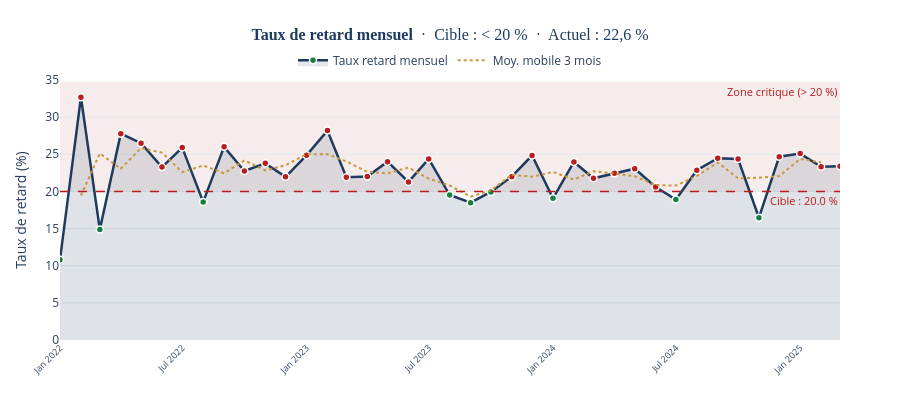

Notebook cell for this chart:
### Markdown cell above
---
## 3. Taux de Retard — Évolution & Zone Critique

Ligne du taux de retard mensuel avec bande de tolérance.
Zone rouge = dépassement du seuil cible de 20 %.

### Code cell
monthly_late = (
    ov.groupby("ym")["status_clean"]
    .apply(lambda x: (x == "late").mean() * 100)
    .reset_index()
    .rename(columns={"status_clean": "late_rate"})
)

TARGET = 20.0  # seuil cible

fig = go.Figure()

# Zone rouge au-dessus du seuil
fig.add_hrect(
    y0=TARGET, y1=monthly_late["late_rate"].max() + 2,
    fillcolor=DANGER, opacity=0.06,
    layer="below", line_width=0,
    annotation_text="Zone critique (> 20 %)",
    annotation_position="top right",
    annotation_font=dict(color=DANGER, size=11),
)

# Ligne cible
fig.add_hline(
    y=TARGET, line_dash="dash", line_color=DANGER,
    line_width=1.5,
    annotation_text=f"Cible : {TARGET} %",
    annotation_position="bottom right",
    annotation_font=dict(color=DANGER, size=11),
)

# Aire remplie
fig.add_trace(go.Scatter(
    x=monthly_late["ym"],
    y=monthly_late["late_rate"],
    fill="tozeroy",
    fillcolor="rgba(30, 58, 95, 0.12)",
    line=dict(color=NAVY, width=2.5),
    mode="lines+markers",
    marker=dict(
        size=7,
        color=[DANGER if v > TARGET else SUCCESS for v in monthly_late["late_rate"]],
        line=dict(width=1.5, color=WHITE),
    ),
    name="Taux retard mensuel",
    hovertemplate="<b>%{x}</b><br>Taux retard : %{y:.1f} %<extra></extra>",
))

# Moyenne mobile 3 mois
monthly_late["ma3"] = monthly_late["late_rate"].rolling(3, center=True).mean()
fig.add_trace(go.Scatter(
    x=monthly_late["ym"],
    y=monthly_late["ma3"],
    mode="lines",
    line=dict(color=GOLD, width=2, dash="dot"),
    name="Moy. mobile 3 mois",
    hovertemplate="<b>%{x}</b><br>Moy. mobile : %{y:.1f} %<extra></extra>",
))

fig.update_layout(
    title=dict(
        text="<b>Taux de retard mensuel</b>  ·  Cible : < 20 %  ·  Actuel : 22,6 %",
        font=dict(size=16, color=NAVY, family="Georgia"), x=0.5,
    ),
    height=400,
    paper_bgcolor=WHITE,
    plot_bgcolor="#FAFAFA",
    xaxis=dict(tickangle=-45, tickfont=dict(size=9), showgrid=False),
    yaxis=dict(title="Taux de retard (%)", showgrid=True,
               gridcolor="#E2E8F0", zeroline=False, range=[0, 35]),
    legend=dict(orientation="h", yanchor="bottom", y=1.02, x=0.5, xanchor="center"),
    hovermode="x unified",
    margin=dict(t=80, b=60, l=60, r=60),
)
fig.show()

### Figure 1 — Plotly figure (JSON) as saved in the notebook; plotly's stock layout.template omitted (floating-point values rounded to 4 significant figures)
{"data": [{"fill": "tozeroy", "fillcolor": "rgba(30, 58, 95, 0.12)", "hovertemplate": "<b>%{x}</b><br>Taux retard : %{y:.1f} %<extra></extra>", "line": {"color": "#1E3A5F", "width": 2.5}, "marker": {"color": ["#15803D", "#B91C1C", "#15803D", "#B91C1C", "#B91C1C", "#B91C1C", "#B91C1C", "#15803D", "#B91C1C", "#B91C1C", "#B91C1C", "#B91C1C", "#B91C1C", "#B91C1C", "#B91C1C", "#B91C1C", "#B91C1C", "#B91C1C", "#B91C1C", "#15803D", "#15803D", "#15803D", "#B91C1C", "#B91C1C", "#15803D", "#B91C1C", "#B91C1C", "#B91C1C", "#B91C1C", "#B91C1C", "#15803D", "#B91C1C", "#B91C1C", "#B91C1C", "#15803D", "#B91C1C", "#B91C1C", "#B91C1C", "#B91C1C"], "line": {"color": "#FFFFFF", "width": 1.5}, "size": 7}, "mode": "lines+markers", "name": "Taux retard mensuel", "type": "scatter", "x": ["2022-01", "2022-02", "2022-03", "2022-04", "2022-05", "2022-06", "2022-07", "2022-08", "2022-09", "2022-10", "2022-11", "2022-12", "2023-01", "2023-02", "2023-03", "2023-04", "2023-05", "2023-06", "2023-07", "2023-08", "2023-09", "2023-10", "2023-11", "2023-12", "2024-01", "2024-02", "2024-03", "2024-04", "2024-05", "2024-06", "2024-07", "2024-08", "2024-09", "2024-10", "2024-11", "2024-12", "2025-01", "2025-02", "2025-03"], "y": [10.81, 32.69, 14.86, 27.78, 26.5, 23.28, 25.9, 18.59, 26.0, 22.75, 23.78, 21.97, 24.86, 28.19, 21.92, 22.0, 24.0, 21.28, 24.38, 19.51, 18.49, 19.93, 21.99, 24.83, 19.08, 23.96, 21.76, 22.44, 23.06, 20.6, 18.9, 22.85, 24.47, 24.37, 16.46, 24.67, 25.09, 23.32, 23.38]}, {"hovertemplate": "<b>%{x}</b><br>Moy. mobile : %{y:.1f} %<extra></extra>", "line": {"color": "#C8973A", "dash": "dot", "width": 2}, "mode": "lines", "name": "Moy. mobile 3 mois", "type": "scatter", "x": ["2022-01", "2022-02", "2022-03", "2022-04", "2022-05", "2022-06", "2022-07", "2022-08", "2022-09", "2022-10", "2022-11", "2022-12", "2023-01", "2023-02", "2023-03", "2023-04", "2023-05", "2023-06", "2023-07", "2023-08", "2023-09", "2023-10", "2023-11", "2023-12", "2024-01", "2024-02", "2024-03", "2024-04", "2024-05", "2024-06", "2024-07", "2024-08", "2024-09", "2024-10", "2024-11", "2024-12", "2025-01", "2025-02", "2025-03"], "y": [NaN, 19.46, 25.11, 23.05, 25.85, 25.22, 22.59, 23.5, 22.45, 24.18, 22.83, 23.54, 25.01, 24.99, 24.04, 22.64, 22.43, 23.22, 21.72, 20.79, 19.31, 20.14, 22.25, 21.97, 22.63, 21.6, 22.72, 22.42, 22.03, 20.85, 20.78, 22.07, 23.9, 21.77, 21.84, 22.07, 24.36, 23.93, NaN]}], "layout": {"annotations": [{"font": {"color": "#B91C1C", "size": 11}, "showarrow": false, "text": "Zone critique (> 20 %)", "x": 1, "xanchor": "right", "xref": "x domain", "y": 34.69, "yanchor": "top", "yref": "y"}, {"font": {"color": "#B91C1C", "size": 11}, "showarrow": false, "text": "Cible : 20.0 %", "x": 1, "xanchor": "right", "xref": "x domain", "y": 20, "yanchor": "top", "yref": "y"}], "height": 400, "hovermode": "x unified", "legend": {"orientation": "h", "x": 0.5, "xanchor": "center", "y": 1.02, "yanchor": "bottom"}, "margin": {"b": 60, "l": 60, "r": 60, "t": 80}, "paper_bgcolor": "#FFFFFF", "plot_bgcolor": "#FAFAFA", "shapes": [{"fillcolor": "#B91C1C", "layer": "below", "line": {"width": 0}, "opacity": 0.06, "type": "rect", "x0": 0, "x1": 1, "xref": "x domain", "y0": 20, "y1": 34.69, "yref": "y"}, {"line": {"color": "#B91C1C", "dash": "dash", "width": 1.5}, "type": "line", "x0": 0, "x1": 1, "xref": "x domain", "y0": 20, "y1": 20, "yref": "y"}], "title": {"font": {"color": "#1E3A5F", "family": "Georgia", "size": 16}, "text": "<b>Taux de retard mensuel</b>  ·  Cible : < 20 %  ·  Actuel : 22,6 %", "x": 0.5}, "xaxis": {"showgrid": false, "tickangle": -45, "tickfont": {"size": 9}}, "yaxis": {"gridcolor": "#E2E8F0", "range": [0, 35], "showgrid": true, "title": {"text": "Taux de retard (%)"}, "zeroline": false}}}
